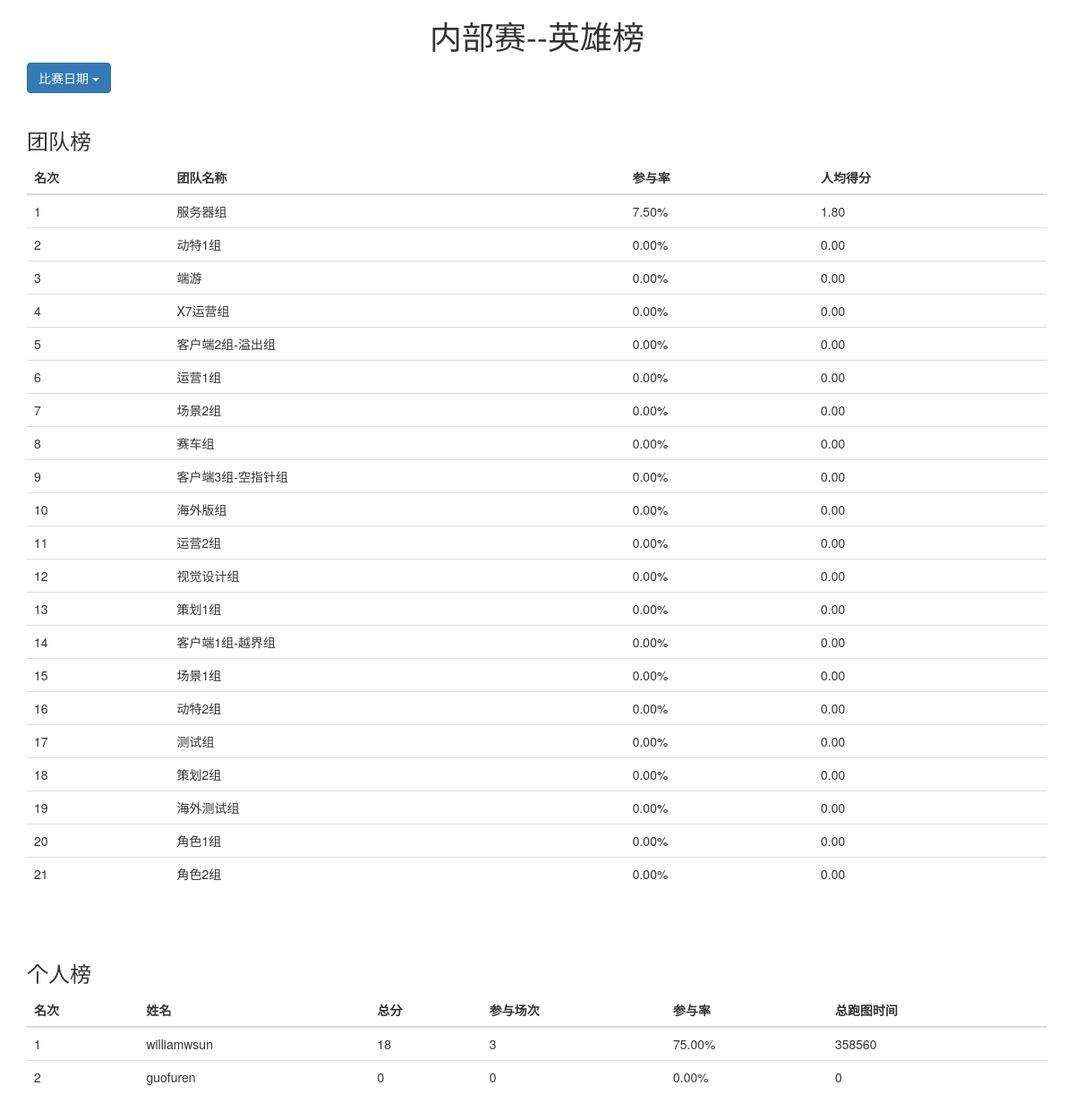
The app's page /match/ with its own data.
### polls/models.py (models this page shows, shortened)
class Group(models.Model):
    match_id = models.CharField(max_length=20, default="20200101")
    group_id = models.IntegerField(default=0)
    group_rank = models.IntegerField(default=0)
    group_name = models.CharField(max_length=200)
    group_join_rate = models.IntegerField(default=0)
    group_avg_score = models.IntegerField(default=0)

class Player(models.Model):
    match_id = models.CharField(max_length=20, default="20200101")
    player_rank = models.IntegerField(default=0)
    player_uid = models.CharField(max_length=200)
    player_name = models.CharField(max_length=200)
    player_total_score = models.IntegerField(default=0)
    player_join_num = models.IntegerField(default=0)
    player_join_rate = models.IntegerField(default=0)
    player_group_id = models.IntegerField(default=0)
    player_total_game_time = models.IntegerField(default=0)

### polls/views.py (the view)
# urls.py: path('', views.index, name='index'),
def index(request):
    latest_match_date = MatchID.objects.order_by("-match_id")[0]
    latest_group_list = Group.objects.filter(match_id=latest_match_date)
    latest_player_list = Player.objects.filter(match_id=latest_match_date)
    latest_match_id_list = MatchID.objects.order_by("-match_id")[:5]
    return render(request, 'polls/index.html', {'latest_group_list':latest_group_list, 'latest_player_list':latest_player_list, 'latest_match_id_list':latest_match_id_list})

### polls/models.py (called while the page is built)
    def __str__(self):
        return self.match_id

### polls/templatetags/williamwsun_filter.py (called while the page is built)
@register.filter
def divide(value, arg):
    return float(value) / float(arg)

### polls/templates/polls/index.html (shortened to what this page needs)
<!DOCTYPE html>
<head>
  <link rel="stylesheet" href="https://maxcdn.bootstrapcdn.com/bootstrap/3.4.1/css/bootstrap.min.css">
</head>
<body>
<div class="container">
 <h1 align="center">内部赛--英雄榜</h1>
<div class="dropdown">
  <button class="btn btn-primary dropdown-toggle" type="button" data-toggle="dropdown">比赛日期
  <span class="caret"></span></button>
</div>
<br>
  <h3>团队榜</h3>
<table class="table">
<thead>
      <tr>
        <th>名次</th>
        <th>团队名称</th>
        <th>参与率</th>
        <th>人均得分</th>
      </tr>
</thead>
{% load williamwsun_filter %}
{% if latest_group_list %}
<tbody>
{% for group in latest_group_list %}
 <tr>
  <td>{{ group.group_rank}} </td>
  <td>{{ group.group_name}} </td>
  <td>{{ group.group_join_rate|divide:100|floatformat:2}}%</td>
  <td>{{ group.group_avg_score|floatformat:2}} </td>
 </tr>
{% endfor %}
</tbody>
{% endif %}
</table>
<br>
<br>
<h3>个人榜</h3>
<table class="table">
<thead>
      <tr>
        <th>名次</th>
        <th>姓名</th>
        <th>总分</th>
        <th>参与场次</th>
        <th>参与率</th>
        <th>总跑图时间</th>
      </tr>
</thead>
{% if latest_player_list %}
<tbody>
{% for player in latest_player_list %}
 <tr>
  <td>{{ player.player_rank}} </td>
  <td>{{ player.player_name}} </td>
  <td>{{ player.player_total_score}} </td>
  <td>{{ player.player_join_num}} </td>
  <td>{{ player.player_join_rate|divide:100|floatformat:2}}% </td>
  <td>{{ player.player_total_game_time}} </td>
 </tr>
{% endfor %}
</tbody>
{% endif %}
</table>
</div>
</body>
</html>

### records on screen
Group: group_rank "1", group_name "服务器组", group_join_rate|divide "7.50", group_avg_score "1.80"
Group: group_rank "2", group_name "动特1组", group_join_rate|divide "0.00", group_avg_score "0.00"
Group: group_rank "3", group_name "端游", group_join_rate|divide "0.00", group_avg_score "0.00"
Group: group_rank "4", group_name "X7运营组", group_join_rate|divide "0.00", group_avg_score "0.00"
Group: group_rank "5", group_name "客户端2组-溢出组", group_join_rate|divide "0.00", group_avg_score "0.00"
Group: group_rank "6", group_name "运营1组", group_join_rate|divide "0.00", group_avg_score "0.00"
Group: group_rank "7", group_name "场景2组", group_join_rate|divide "0.00", group_avg_score "0.00"
Group: group_rank "8", group_name "赛车组", group_join_rate|divide "0.00", group_avg_score "0.00"
Group: group_rank "9", group_name "客户端3组-空指针组", group_join_rate|divide "0.00", group_avg_score "0.00"
Group: group_rank "10", group_name "海外版组", group_join_rate|divide "0.00", group_avg_score "0.00"
Group: group_rank "11", group_name "运营2组", group_join_rate|divide "0.00", group_avg_score "0.00"
Group: group_rank "12", group_name "视觉设计组", group_join_rate|divide "0.00", group_avg_score "0.00"
Group: group_rank "13", group_name "策划1组", group_join_rate|divide "0.00", group_avg_score "0.00"
Group: group_rank "14", group_name "客户端1组-越界组", group_join_rate|divide "0.00", group_avg_score "0.00"
Group: group_rank "15", group_name "场景1组", group_join_rate|divide "0.00", group_avg_score "0.00"
Group: group_rank "16", group_name "动特2组", group_join_rate|divide "0.00", group_avg_score "0.00"
Group: group_rank "17", group_name "测试组", group_join_rate|divide "0.00", group_avg_score "0.00"
Group: group_rank "18", group_name "策划2组", group_join_rate|divide "0.00", group_avg_score "0.00"
Group: group_rank "19", group_name "海外测试组", group_join_rate|divide "0.00", group_avg_score "0.00"
Group: group_rank "20", group_name "角色1组", group_join_rate|divide "0.00", group_avg_score "0.00"
Group: group_rank "21", group_name "角色2组", group_join_rate|divide "0.00", group_avg_score "0.00"
Player: player_rank "1", player_name "williamwsun", player_total_score "18", player_join_num "3", player_join_rate|divide "75.00", player_total_game_time "358560"
Player: player_rank "2", player_name "guofuren", player_total_score "0", player_join_num "0", player_join_rate|divide "0.00", player_total_game_time "0"
